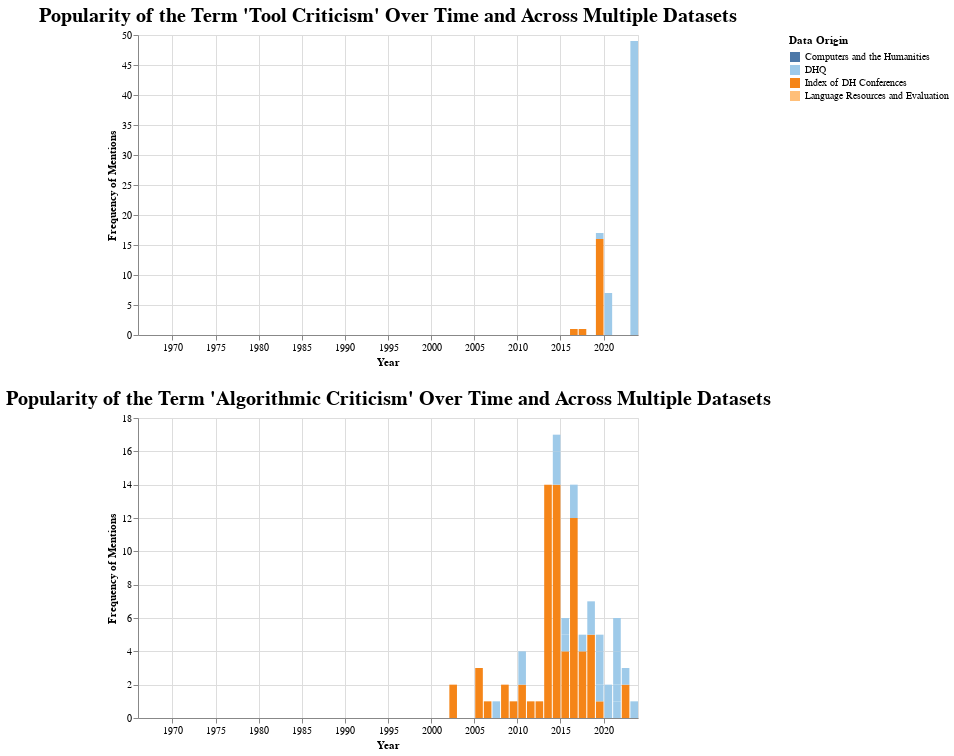

Notebook code cell kept with this figure:
### Code cell
tool_algo_criticism_chart

### Figure 1 — Vega-Lite specification as saved in the notebook (floating-point values rounded to 4 significant figures; data arrays with more than 128 entries replaced by an {"elided": "..."} marker saying what was removed)
{"config": {"view": {"continuousWidth": 300, "continuousHeight": 300}, "axis": {"labelFont": "Garamond", "titleFont": "Garamond"}, "legend": {"labelFont": "Garamond", "titleFont": "Garamond"}, "title": {"anchor": "middle", "font": "Garamond", "fontSize": 20}}, "vconcat": [{"mark": {"type": "bar"}, "data": {"name": "data-ff31f810930ec1d4e2e37d500c7f1649"}, "encoding": {"color": {"field": "data_origin", "legend": {"labelLimit": 0, "symbolLimit": 0, "title": "Data Origin"}, "scale": {"scheme": "tableau20"}, "sort": {"field": "counts", "op": "sum", "order": "descending"}, "type": "nominal"}, "opacity": {"condition": {"param": "param_2", "value": 1}, "value": 0.2}, "tooltip": [{"field": "data_origin", "title": "Data Origin", "type": "nominal"}, {"field": "Raw Frequency of Mentions", "type": "quantitative"}, {"field": "date", "format": "%Y", "title": "Date", "type": "temporal"}, {"field": "Frequency of Mentions Scaled by Total Tokens", "format": ".2f", "title": "Frequency of Mentions Scaled by Total Tokens (Percentage)", "type": "quantitative"}, {"field": "total_tokens", "title": "Total Tokens", "type": "quantitative"}], "x": {"axis": {"title": "Year"}, "field": "date", "timeUnit": "year", "type": "temporal"}, "y": {"axis": {"title": "Frequency of Mentions"}, "field": "y", "type": "quantitative"}}, "name": "view_1", "title": "Popularity of the Term 'Tool Criticism' Over Time and Across Multiple Datasets", "transform": [{"calculate": "datum[param_1]", "as": "y"}], "width": 500}, {"mark": {"type": "bar"}, "data": {"name": "data-8400b98aec916c1a3a00b1edebc50611"}, "encoding": {"color": {"field": "data_origin", "legend": {"labelLimit": 0, "symbolLimit": 0, "title": "Data Origin"}, "scale": {"scheme": "tableau20"}, "sort": {"field": "counts", "op": "sum", "order": "descending"}, "type": "nominal"}, "opacity": {"condition": {"param": "param_3", "value": 1}, "value": 0.2}, "tooltip": [{"field": "data_origin", "title": "Data Origin", "type": "nominal"}, {"field": "Raw Frequency of Mentions", "type": "quantitative"}, {"field": "date", "format": "%Y", "title": "Date", "type": "temporal"}, {"field": "Frequency of Mentions Scaled by Total Tokens", "format": ".2f", "title": "Frequency of Mentions Scaled by Total Tokens (Percentage)", "type": "quantitative"}, {"field": "total_tokens", "title": "Total Tokens", "type": "quantitative"}], "x": {"axis": {"title": "Year"}, "field": "date", "timeUnit": "year", "type": "temporal"}, "y": {"axis": {"title": "Frequency of Mentions"}, "field": "y", "type": "quantitative"}}, "name": "view_2", "title": "Popularity of the Term 'Algorithmic Criticism' Over Time and Across Multiple Datasets", "transform": [{"calculate": "datum[param_1]", "as": "y"}], "width": 500}], "datasets": {"data-ff31f810930ec1d4e2e37d500c7f1649": {"elided": "416 records"}, "data-8400b98aec916c1a3a00b1edebc50611": {"elided": "416 records"}}, "params": [{"name": "param_1", "bind": {"input": "select", "options": ["Raw Frequency of Mentions", "Frequency of Mentions Scaled by Total Tokens"], "name": "Select Counting Method on Y Axis"}, "value": "Raw Frequency of Mentions"}, {"name": "param_2", "select": {"type": "point", "fields": ["data_origin"]}, "bind": "legend", "views": ["view_1"]}, {"name": "param_3", "select": {"type": "point", "fields": ["data_origin"]}, "bind": "legend", "views": ["view_2"]}], "$schema": "https://vega.github.io/schema/vega-lite/v5.14.1.json"}
